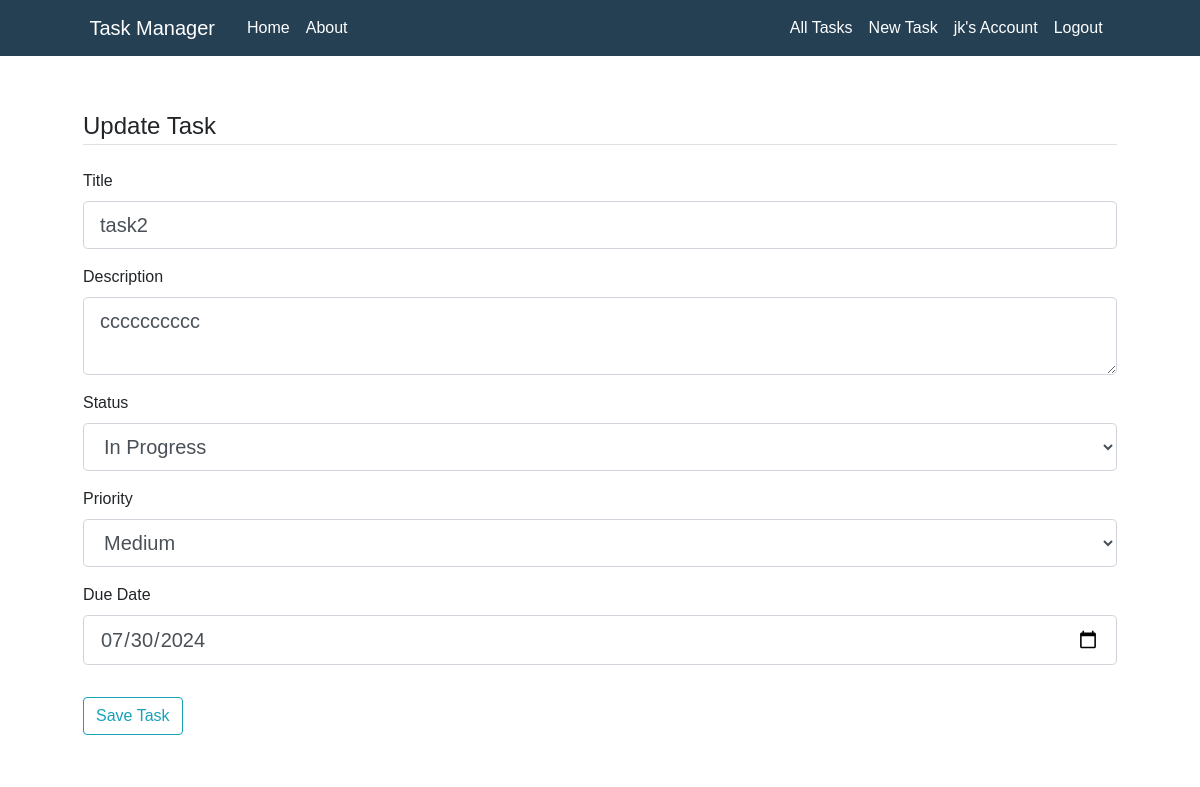
The page /task/5/update (signed in) on the database as committed earlier.
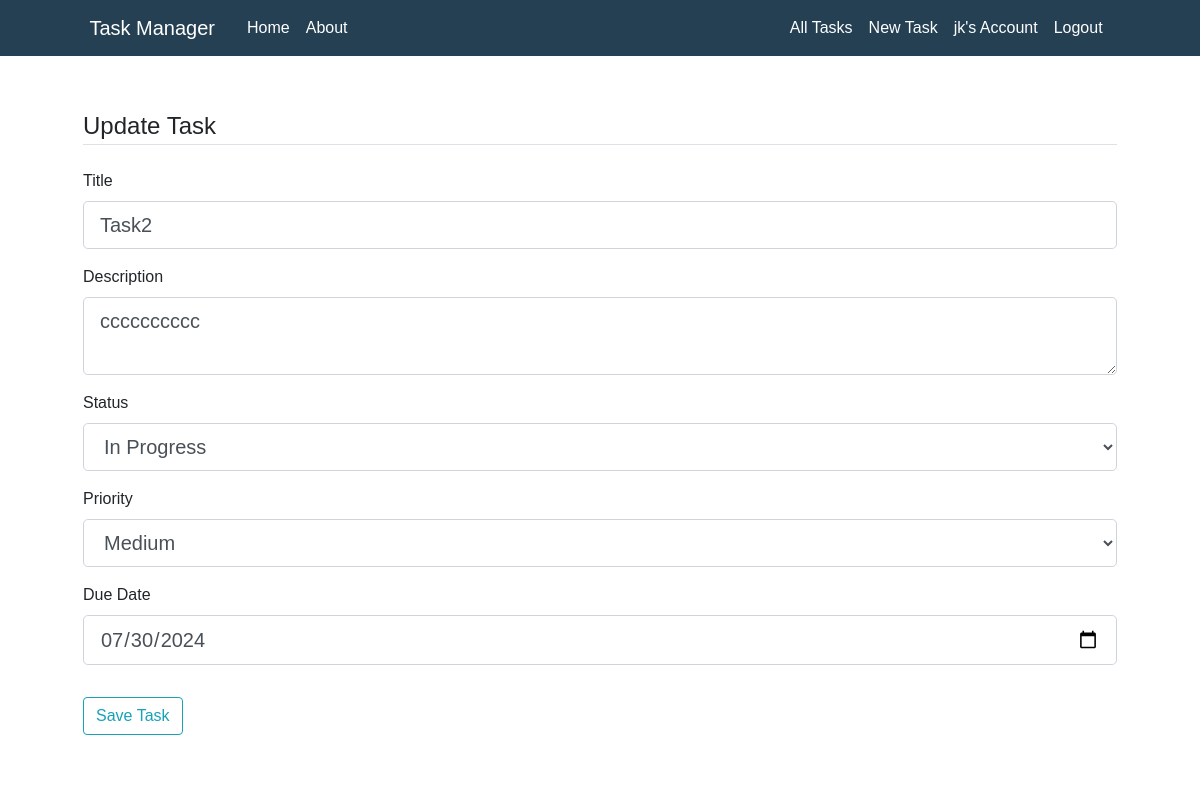
The same page on the database as committed later.
### TaskManager/models.py (models this page shows, shortened)
class Task(db.Model):
    id = db.Column(db.Integer, primary_key=True)
    user_id = db.Column(db.Integer, db.ForeignKey('user.id'), nullable=False)
    title = db.Column(db.String(255), nullable=False)
    description = db.Column(db.Text)
    status = db.Column(db.Enum('in progress', 'completed', 'pending'), default='in progress')
    priority = db.Column(db.Enum('low', 'medium', 'high'), default='medium')
    due_date = db.Column(db.DateTime)
    created_at = db.Column(db.DateTime, default=datetime.utcnow)
    updated_at = db.Column(db.DateTime, default=datetime.utcnow, onupdate=datetime.utcnow)
    notes = db.relationship('Note', backref='task', lazy=True)
    task_collaborators = db.relationship('TaskCollaborator', backref='task', lazy=True)

### TaskManager/routes.py (the view)
@app.route("/task/<int:task_id>/update", methods=['GET', 'POST'])
@login_required
def update_task(task_id):
    task = Task.query.get_or_404(task_id)
    if task.user != current_user:
        abort(403)  # Forbidden error, user is not the owner of the task
    form = TaskForm()
    if form.validate_on_submit():
        task.title = form.title.data
        task.description = form.description.data
        task.status = form.status.data
        task.priority = form.priority.data
        task.due_date = form.due_date.data
        task.updated_at = datetime.utcnow()
        db.session.commit()
        flash('Your task has been updated!', 'success')
        return redirect(url_for('task', task_id=task.id))
    elif request.method == 'GET':
        form.title.data = task.title
        form.description.data = task.description
        form.status.data = task.status
        form.priority.data = task.priority
        form.due_date.data = task.due_date
    return render_template('create_task.html', title='Update Task', form=form)

### TaskManager/forms.py
class TaskForm(FlaskForm):
    title = StringField('Title', validators=[DataRequired(), Length(min=1, max=255)])
    description = TextAreaField('Description')
    status = SelectField('Status', choices=[
        ('in progress', 'In Progress'), ('completed','Completed'),('pending', 'Pending')
        ], default='in progress')
    priority = SelectField('Priority', choices=[('low', 'Low'), ('medium', 'Medium'),
                                                ('high', 'High')], default='medium')
    due_date = DateField('Due Date', validators=[DataRequired()], format='%Y-%m-%d')
    submit = SubmitField('Save Task')

### TaskManager/models.py (called while the page is built)
@login_manager.user_loader
def load_user(user_id):
    return User.query.get(int(user_id))

### TaskManager/templates/create_task.html (shortened to what this page needs)
{% extends "layout.html" %}
{% block content %}
    <div class="content-section">
        <form method="POST" action="">
            <fieldset class="form-group">
                <legend class="border-bottom mb-4">{{ title }}</legend>
                <div class="form-group">
                    {{ form.title.label(class="form-control-label") }}
                    {% if form.title.errors %}
                        {{ form.title(class="form-control form-control-lg is-invalid") }}
                        <div class="invalid-feedback">
                            {% for error in form.title.errors %}
                                <span>{{ error }}</span>
                            {% endfor %}
                        </div>
                    {% else %}
                        {{ form.title(class="form-control form-control-lg") }}
                    {% endif %}
                </div>
                <div class="form-group">
                    {{ form.description.label(class="form-control-label") }}
                    {% if form.description.errors %}
                        {{ form.description(class="form-control form-control-lg is-invalid") }}
                        <div class="invalid-feedback">
                            {% for error in form.description.errors %}
                                <span>{{ error }}</span>
                            {% endfor %}
                        </div>
                    {% else %}
                        {{ form.description(class="form-control form-control-lg") }}
                    {% endif %}
                </div>
                <div class="form-group">
                    {{ form.status.label(class="form-control-label") }}
                    {% if form.status.errors %}
                        {{ form.status(class="form-control form-control-lg is-invalid") }}
                        <div class="invalid-feedback">
                            {% for error in form.status.errors %}
                                <span>{{ error }}</span>
                            {% endfor %}
                        </div>
                    {% else %}
                        {{ form.status(class="form-control form-control-lg") }}
                    {% endif %}
                </div>
                <div class="form-group">
                    {{ form.priority.label(class="form-control-label") }}
                    {% if form.priority.errors %}
                        {{ form.priority(class="form-control form-control-lg is-invalid") }}
                        <div class="invalid-feedback">
                            {% for error in form.priority.errors %}
                                <span>{{ error }}</span>
                            {% endfor %}
                        </div>
                    {% else %}
                        {{ form.priority(class="form-control form-control-lg") }}
                    {% endif %}
                </div>
                <div class="form-group">
                    {{ form.due_date.label(class="form-control-label") }}
                    {% if form.due_date.errors %}
                        {{ form.due_date(class="form-control form-control-lg is-invalid") }}
                        <div class="invalid-feedback">
                            {% for error in form.due_date.errors %}
                                <span>{{ error }}</span>
                            {% endfor %}
                        </div>
                    {% else %}
                        {{ form.due_date(class="form-control form-control-lg") }}
                    {% endif %}
                </div>
            </fieldset>
            <div class="form-group">
                {{ form.submit(class="btn btn-outline-info") }}
            </div>
        </form>
    </div>
{% endblock content %}

Rows that differ between the two databases and show on the page:
changed Task "cccccccccc": title "task2" → "Task2"
